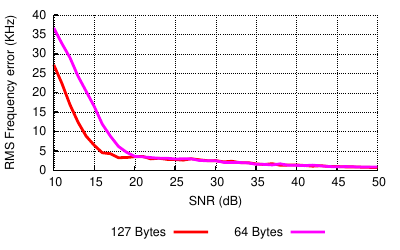

This chart was generated by the following gnuplot code:
set term postscript enhanced eps color font "Helvetica,18" size 4in,2.5in

folder = "matlab"
filename = "freq_compensate"

set output filename.".eps"
set border 3 lw 2
set ytics nomirror
set xtics nomirror

set xlabel "SNR (dB)"
set ylabel "RMS Frequency error (KHz)"

set grid

#set term x11
#set terminal postscript eps enhanced 

set key out horiz spacing 5 
set key bottom center
#set key at 135, 99 font "Arial, 20" spacing 2.5
plot	folder."/".filename.".txt" using 1:($2/1e3) title "127 Bytes" with lines ls 1 lc 1 lw 8,\
		"" using 1:($3*10) title "64 Bytes" with lines ls 1 lc 4 lw 8

#replot

